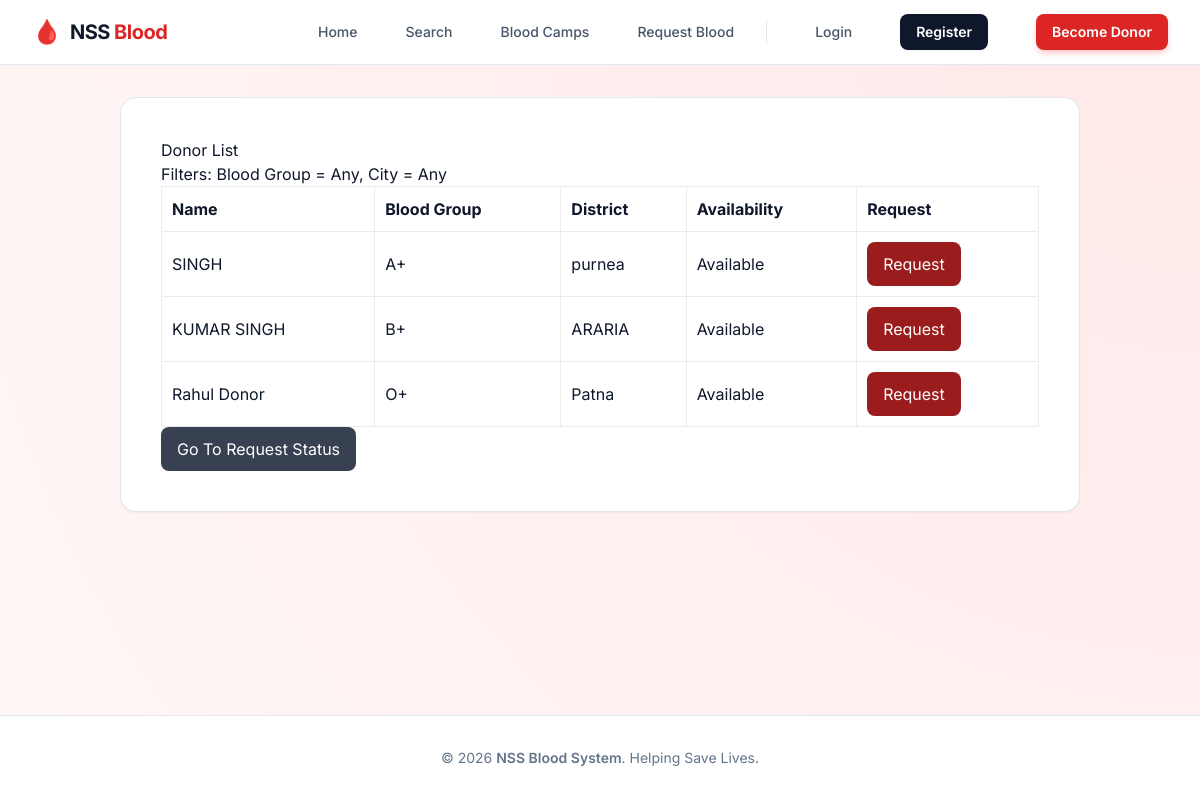
Screenshot of /donors/ with the database file from the repository.
### blooddonation/models.py (models this page shows, shortened)
class DonorProfile(models.Model):
    BLOOD_GROUP_CHOICES = [
        ("A+", "A+"),
        ("A-", "A-"),
        ("B+", "B+"),
        ("B-", "B-"),
        ("AB+", "AB+"),
        ("AB-", "AB-"),
        ("O+", "O+"),
        ("O-", "O-"),
    ]
    VERIFICATION_CHOICES = [
        ("PENDING", "Pending"),
        ("APPROVED", "Approved"),
        ("REJECTED", "Rejected"),
    ]
    user = models.OneToOneField(settings.AUTH_USER_MODEL, on_delete=models.CASCADE)
    full_name = models.CharField(max_length=120)
    blood_group = models.CharField(max_length=3, choices=BLOOD_GROUP_CHOICES)
    age = models.PositiveSmallIntegerField()
    phone = models.CharField(max_length=15)
    city = models.CharField(max_length=100)
    last_donation_date = models.DateField(blank=True, null=True)
    available = models.BooleanField(default=True)
    donation_count = models.IntegerField(default=0)
    rating = models.FloatField(default=0.0)
    verification_status = models.CharField(max_length=10, choices=VERIFICATION_CHOICES, default="PENDING")
    otp_code = models.CharField(max_length=6, blank=True)
    otp_verified = models.BooleanField(default=False)
    otp_created_at = models.DateTimeField(blank=True, null=True)
    created_at = models.DateTimeField(auto_now_add=True)
    @property
    def cooldown_days_remaining(self) -> int:
        if not self.last_donation_date:
            return 0
        days_since_donation = (timezone.localdate() - self.last_donation_date).days
        return max(0, 90 - days_since_donation)
    @property
    def is_in_cooldown(self) -> bool:
        return self.cooldown_days_remaining > 0
    @property
    def is_active_donor(self) -> bool:
        return self.verification_status == "APPROVED" and self.otp_verified and self.available and not self.is_in_cooldown

### blooddonation/views.py (the view)
# urls.py: path("donors/", views.donor_list, name="donor_list"),
def donor_list(request):
    blood_group = request.GET.get("blood_group", "")
    city = request.GET.get("city", "")
    donors = DonorProfile.objects.filter(verification_status="APPROVED", otp_verified=True).order_by("-created_at")
    if blood_group:
        donors = donors.filter(blood_group=blood_group)
    if city:
        donors = donors.filter(city__icontains=city)
    donors = [
        {
            "full_name": donor.full_name,
            "blood_group": donor.blood_group,
            "city": donor.city,
            "is_available": donor.is_active_donor,
        }
        for donor in donors
    ]
    context = {
        "donors": donors,
        "blood_group": blood_group,
        "city": city,
    }
    return render(request, "blooddonation/donor_list.html", context)

### templates/blooddonation/donor_list.html
{% extends 'blooddonation/base.html' %}
{% block content %}
<h2>Donor List</h2>
<p>Filters: Blood Group = {{ blood_group|default:'Any' }}, City = {{ city|default:'Any' }}</p>
<table class="table">
    <thead>
        <tr>
            <th>Name</th>
            <th>Blood Group</th>
            <th>District</th>
            <th>Availability</th>
            <th>Request</th>
        </tr>
    </thead>
    <tbody>
        {% for donor in donors %}
        <tr>
            <td>{{ donor.full_name }}</td>
            <td>{{ donor.blood_group }}</td>
            <td>{{ donor.city }}</td>
            <td>{% if donor.is_available %}Available{% else %}Not Available{% endif %}</td>
            <td>
                <a class="btn" href="{% url 'request_form' %}?blood_group={{ donor.blood_group }}&city={{ donor.city }}">Request</a>
            </td>
        </tr>
        {% empty %}
        <tr>
            <td colspan="5">No active donors found for this search.</td>
        </tr>
        {% endfor %}
    </tbody>
</table>
<a class="btn btn-alt" href="{% url 'request_status' %}">Go To Request Status</a>
{% endblock %}

### static/css/custom.css (style rules this page uses)
:root { --primary: #9b1c1c; --accent: #ffd7d7; --text: #1f2937; --bg: #fff7f7; --card: #ffffff; }
* { box-sizing: border-box; }
body { margin: 0; font-family: Segoe UI, sans-serif; color: var(--text); background: radial-gradient(circle at top right, #ffe8e8, var(--bg)); }
.btn { display: inline-block; background: var(--primary); color: white; border: 0; text-decoration: none; border-radius: 8px; padding: 10px 16px; cursor: pointer; }
.btn-alt { background: #374151; }
.table { width: 100%; border-collapse: collapse; background: white; }
.table th, .table td { border: 1px solid #ebebeb; padding: 10px; text-align: left; }

### templates/blooddonation/base.html (style rules this page uses)
body { font-family: 'Inter', sans-serif; }

### rows the page displays
DonorProfile: full_name "SINGH", blood_group "A+", city "purnea"
DonorProfile: full_name "KUMAR SINGH", blood_group "B+", city "ARARIA"
DonorProfile: full_name "Rahul Donor", blood_group "O+", city "Patna"

### other values shown
{{ blood_group|default:'Any' }} "Any"
{{ city|default:'Any' }} "Any"
